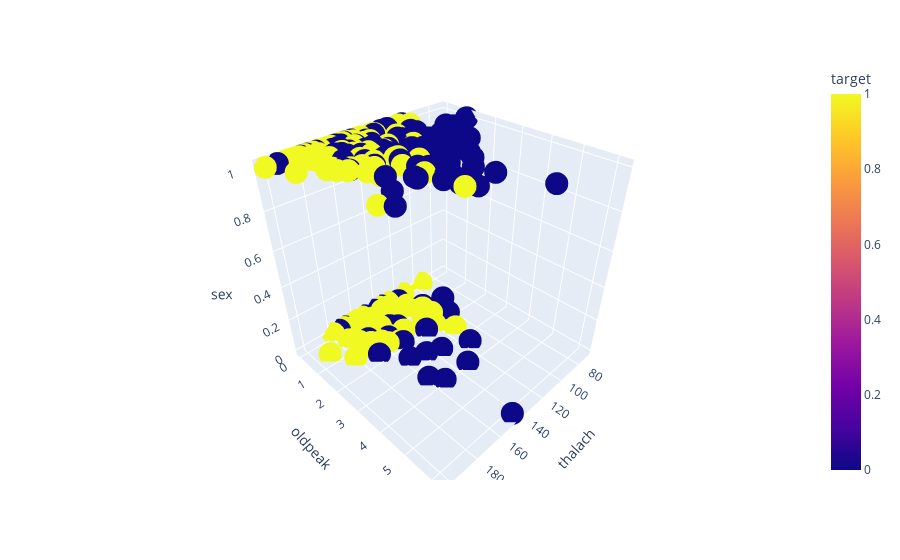

Notebook code for this chart:
### Code cell
fig2 = px.scatter_3d(heart_df, x='thalach', y='oldpeak', z='sex', color='target')
fig2.show()

### Figure 1 — Plotly figure (JSON) as saved in the notebook; plotly's stock layout.template omitted (floating-point values rounded to 4 significant figures; data arrays with more than 128 entries replaced by an {"elided": "..."} marker saying what was removed)
{"data": [{"hovertemplate": "thalach=%{x}<br>oldpeak=%{y}<br>sex=%{z}<br>target=%{marker.color}<extra></extra>", "legendgroup": "", "marker": {"color": {"elided": "1025 int values"}, "coloraxis": "coloraxis", "symbol": "circle"}, "mode": "markers", "name": "", "scene": "scene", "showlegend": false, "type": "scatter3d", "x": {"elided": "1025 int values"}, "y": {"elided": "1025 float values"}, "z": {"elided": "1025 int values"}}], "layout": {"coloraxis": {"colorbar": {"title": {"text": "target"}}, "colorscale": [[0, "#0d0887"], [0.1111, "#46039f"], [0.2222, "#7201a8"], [0.3333, "#9c179e"], [0.4444, "#bd3786"], [0.5556, "#d8576b"], [0.6667, "#ed7953"], [0.7778, "#fb9f3a"], [0.8889, "#fdca26"], [1, "#f0f921"]]}, "legend": {"tracegroupgap": 0}, "margin": {"t": 60}, "scene": {"domain": {"x": [0, 1], "y": [0, 1]}, "xaxis": {"title": {"text": "thalach"}}, "yaxis": {"title": {"text": "oldpeak"}}, "zaxis": {"title": {"text": "sex"}}}}}
